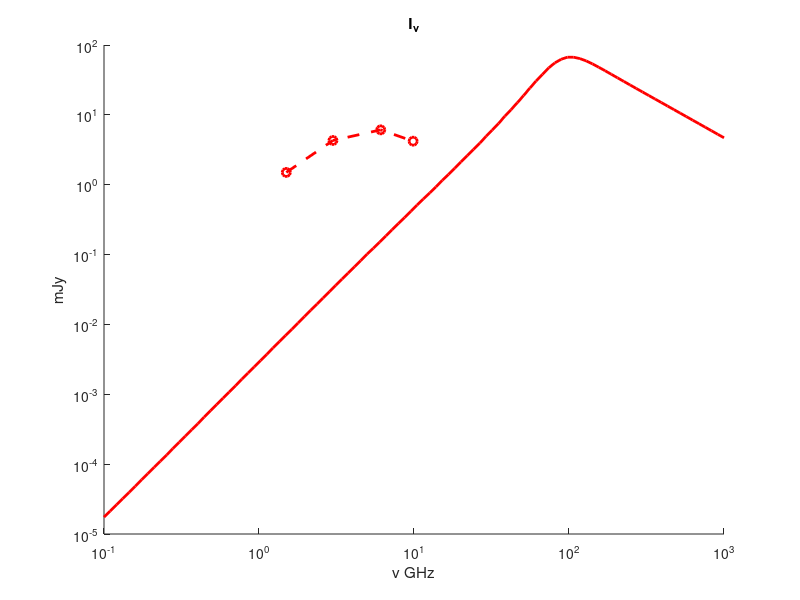

Write MATLAB code to recreate this figure.
clear;
radiation = importdata('radiation.dat');
N = size(radiation,1);

x99(1:4) = 0;
y99(1:4) = 0;
x99(1) = 1.5;
x99(2) = 3;
x99(3) = 6.1;
x99(4) = 9.87;
y99(1) = 1.5;
y99(2) = 4.3;
y99(3) = 6.1;
y99(4) = 4.2;

x162(1:5) = 0;
y162(1:5) = 0;
x162(1) = 1.5;
x162(2) = 2.94;
x162(3) = 6.1;
x162(4) = 9.74;
x162(5) = 22;
y162(1) = 4.7;
y162(2) = 2.9;
y162(3) = 2.3;
y162(4) = 1.74;
y162(5) = 0.56;

x357(1:4) = 0;
y357(1:4) = 0;
x357(1) = 1.5;
x357(2) = 3;
x357(3) = 6.05;
x357(4) = 10;
y357(1) = 0.27;
y357(2) = 0.17;
y357(3) = 0.07;
y357(4) = 0.032;

figure(1);
hold on;
loglog(radiation(1:N,1),radiation(1:N,2),'Color','red','LineWidth',2);
loglog(x99(1:4),y99(1:4),'--o','Color','red','LineWidth',2);
title ('I_{\nu}');
xlabel ('{\nu} GHz');
ylabel ('mJy');